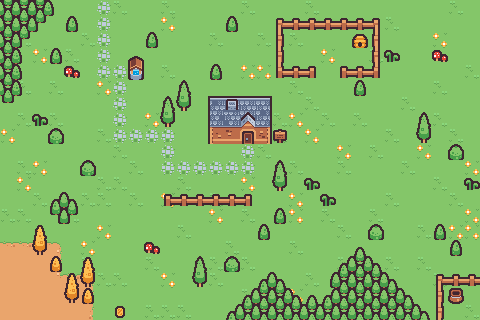

A 2D game scene composited from a Tiled map and its tileset images. What follows is a short description and the map's XML, with each tile layer's data collapsed to a summary:
An orthogonal 30x20 tile map with 16x16 px tiles, 4 tile layers (Tile Layer 1, Fences, Trees, House), 2 tilesets and 55 objects.

<map version="1.10" tiledversion="1.12.1" orientation="orthogonal" renderorder="right-down" width="30" height="20" tilewidth="16" tileheight="16" infinite="0" nextlayerid="8" nextobjectid="89">
 <editorsettings>
  <export target="testmap.lua" format="lua" />
 </editorsettings>
 <tileset firstgid="1" name="test-tiles" tilewidth="16" tileheight="16" tilecount="132" columns="12">
  <image source="tilemap_packed.png" width="192" height="176" />
 </tileset>
 <tileset firstgid="133" name="test-tiles" tilewidth="16" tileheight="16" tilecount="132" columns="12">
  <image source="tilemap_packed.png" width="192" height="176" />
 </tileset>
 <layer id="1" name="Tile Layer 1" width="30" height="20" locked="1">
  <data>[600 cells, 600 non-empty, 10 distinct tile ids]</data>
 </layer>
 <layer id="4" name="Fences" width="30" height="20" locked="1">
  <data>[600 cells, 31 non-empty, 15 distinct tile ids]</data>
 </layer>
 <layer id="2" name="Trees" width="30" height="20" locked="1">
  <data>[600 cells, 97 non-empty, 25 distinct tile ids]</data>
 </layer>
 <layer id="3" name="House" width="30" height="20">
  <data>[600 cells, 14 non-empty, 14 distinct tile ids]</data>
 </layer>
 <objectgroup id="5" name="Walls" visible="0">
  <object id="3" x="272" y="128" width="16" height="16" />
  <object id="4" x="160" y="192" width="96" height="16" />
  <object id="12" x="128" y="64" width="16" height="16" />
  <object id="13" x="144" y="32" width="16" height="16" />
  <object id="14" x="224" y="16" width="16" height="16" />
  <object id="15" x="208" y="64" width="16" height="16" />
  <object id="18" x="80" y="160" width="16" height="16" />
  <object id="19" x="48" y="128" width="16" height="16" />
  <object id="20" x="32" y="112" width="16" height="16" />
  <object id="21" x="64" y="64" width="16" height="16" />
  <object id="22" x="48" y="48" width="16" height="16" />
  <object id="23" x="64" y="16" width="16" height="16" />
  <object id="26" x="48" y="256" width="16" height="16" />
  <object id="30" x="144" y="240" width="16" height="16" />
  <object id="31" x="224" y="256" width="16" height="16" />
  <object id="32" x="256" y="224" width="16" height="16" />
  <object id="33" x="272" y="208" width="16" height="16" />
  <object id="35" x="304" y="176" width="16" height="16" />
  <object id="36" x="320" y="192" width="16" height="16" />
  <object id="38" x="448" y="144" width="16" height="16" />
  <object id="39" x="464" y="176" width="16" height="16" />
  <object id="40" x="432" y="224" width="16" height="16" />
  <object id="41" x="448" y="240" width="16" height="16" />
  <object id="42" x="368" y="224" width="16" height="16" />
  <object id="43" x="352" y="80" width="16" height="16" />
  <object id="44" x="384" y="48" width="16" height="16" />
  <object id="45" x="432" y="48" width="16" height="16" />
  <object id="51" x="192" y="272" width="16" height="16" />
  <object id="52" x="272" y="176" width="16" height="16" />
  <object id="53" x="416" y="128" width="16" height="16" />
  <object id="54" x="160" y="112" width="16" height="16" />
  <object id="55" x="176" y="96" width="16" height="16" />
  <object id="57" x="80" y="272" width="16" height="16" />
  <object id="58" x="80" y="288" width="16" height="16" />
  <object id="59" x="32" y="240" width="16" height="16" />
  <object id="64" x="0" y="0" width="16" height="96" />
  <object id="65" x="16" y="48">
   <polygon points="0,0 32,-32 32,-48 0,-48" />
  </object>
  <object id="66" x="432" y="272" width="48" height="48" />
  <object id="67" x="48" y="208" width="32" height="16" />
  <object id="70" x="320" y="304">
   <polygon points="0,0 16,-16 16,-32 32,-48 48,-48 112,16 0,16" />
  </object>
  <object id="71" x="208" y="112" width="64" height="32" />
  <object id="72" x="64" y="288" width="16" height="16" />
  <object id="73" x="16" y="96">
   <polygon points="0,0 -16,16 -16,0" />
  </object>
  <object id="74" x="224" y="320">
   <polygon points="0,0 48,-48 80,-16 80,0" />
  </object>
  <object id="75" x="304" y="304" width="16" height="16" />
  <object id="76" x="272" y="64" width="48" height="16" />
  <object id="77" x="272" y="16" width="16" height="48" />
  <object id="78" x="288" y="16" width="96" height="16" />
  <object id="79" x="368" y="32" width="16" height="48" />
  <object id="80" x="336" y="64" width="32" height="16" />
  <object id="81" x="352" y="32" width="16" height="16" />
  <object id="82" x="0" y="-16" width="480" height="16" />
  <object id="83" x="480" y="-16" width="16" height="336" />
  <object id="84" x="0" y="320" width="496" height="16" />
  <object id="85" x="-16" y="-16" width="16" height="352" />
 </objectgroup>
</map>
